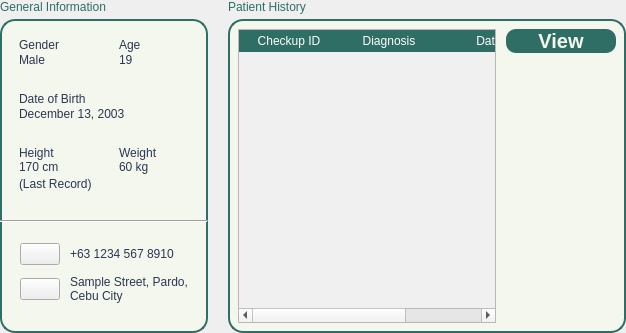
              <widget class="QWidget" name="PatInfo" native="true">
               <property name="sizePolicy">
                <sizepolicy hsizetype="Preferred" vsizetype="Expanding">
                 <horstretch>0</horstretch>
                 <verstretch>0</verstretch>
                </sizepolicy>
               </property>
               <property name="styleSheet">
                <string notr="true">#PatGenInfo, #HistoryCon {
	background-color: #F4F7ED;
	border: 2px solid #2E6E65;
	border-radius: 15px;
}
QLabel {
	font: 12pt &quot;Lexend&quot;;
	color: #2B3752;
}
#PatGender, #PatAge, #PatDoB, #PatContact, #PatAddress, #PatHeight, #PatWeight, #TransactionID, #Diagnosis, #TransactionDate {
	font: 500 15pt &quot;Lexend&quot;;
}
#title, #title_2, #title_3 {
	font: 10pt &quot;Lexend&quot;;
}
#Header_3, #Header_2 {
	color: #2E6E65;
	font: 700 15pt &quot;Lexend&quot;;
}
#HistoryObject {
	background-color: rgba(46, 110, 101, 0.3);
	border-radius: 15px;
}
Line {
	background-color: #2E6E65;
	max-height: 2px;
}
#LastRecord {
	font: 300 10pt &quot;Lexend Light&quot;;
}</string>
               </property>
               <layout class="QHBoxLayout" name="horizontalLayout_5">
                <property name="spacing">
                 <number>20</number>
                </property>
                <property name="leftMargin">
                 <number>0</number>
                </property>
                <property name="topMargin">
                 <number>0</number>
                </property>
                <property name="rightMargin">
                 <number>0</number>
                </property>
                <property name="bottomMargin">
                 <number>0</number>
                </property>
                <item alignment="Qt::AlignTop">
                 <widget class="QWidget" name="PatGen" native="true">
                  <layout class="QVBoxLayout" name="verticalLayout_19">
                   <property name="spacing">
                    <number>5</number>
                   </property>
                   <property name="leftMargin">
                    <number>0</number>
                   </property>
                   <property name="topMargin">
                    <number>0</number>
                   </property>
                   <property name="rightMargin">
                    <number>0</number>
                   </property>
                   <property name="bottomMargin">
                    <number>0</number>
                   </property>
                   <item alignment="Qt::AlignTop">
                    <widget class="QLabel" name="Header_3">
                     <property name="text">
                      <string>General Information</string>
                     </property>
                    </widget>
                   </item>
                   <item alignment="Qt::AlignLeft">
                    <widget class="QWidget" name="PatGenInfo" native="true">
                     <property name="styleSheet">
                      <string notr="true"/>
                     </property>
                     <layout class="QVBoxLayout" name="verticalLayout_9">
                      <property name="spacing">
                       <number>10</number>
                      </property>
                      <property name="leftMargin">
                       <number>0</number>
                      </property>
                      <property name="topMargin">
                       <number>10</number>
                      </property>
                      <property name="rightMargin">
                       <number>0</number>
                      </property>
                      <property name="bottomMargin">
                       <number>10</number>
                      </property>
                      <item>
                       <widget class="QWidget" name="widget_7" native="true">
                        <layout class="QVBoxLayout" name="verticalLayout_10">
                         <property name="spacing">
                          <number>25</number>
                         </property>
                         <item>
                          <widget class="QWidget" name="widget_9" native="true">
                           <layout class="QHBoxLayout" name="horizontalLayout_6">
                            <property name="spacing">
                             <number>30</number>
                            </property>
                            <property name="leftMargin">
                             <number>10</number>
                            </property>
                            <property name="topMargin">
                             <number>0</number>
                            </property>
                            <property name="rightMargin">
                             <number>10</number>
                            </property>
                            <property name="bottomMargin">
                             <number>0</number>
                            </property>
                            <item alignment="Qt::AlignTop">
                             <widget class="QWidget" name="widget_11" native="true">
                              <layout class="QVBoxLayout" name="verticalLayout_11">
                               <property name="spacing">
                                <number>1</number>
                               </property>
                               <property name="leftMargin">
                                <number>0</number>
                               </property>
                               <property name="topMargin">
                                <number>0</number>
                               </property>
                               <property name="rightMargin">
                                <number>0</number>
                               </property>
                               <property name="bottomMargin">
                                <number>0</number>
                               </property>
                               <item>
                                <widget class="QLabel" name="label">
                                 <property name="text">
                                  <string>Gender</string>
                                 </property>
                                </widget>
                               </item>
                               <item>
                                <widget class="QLabel" name="PatGender">
                                 <property name="text">
                                  <string>Male</string>
                                 </property>
                                </widget>
                               </item>
                              </layout>
                             </widget>
                            </item>
                            <item alignment="Qt::AlignTop">
                             <widget class="QWidget" name="widget_12" native="true">
                              <layout class="QVBoxLayout" name="verticalLayout_12">
                               <property name="spacing">
                                <number>1</number>
                               </property>
                               <property name="leftMargin">
                                <number>0</number>
                               </property>
                               <property name="topMargin">
                                <number>0</number>
                               </property>
                               <property name="rightMargin">
                                <number>0</number>
                               </property>
                               <property name="bottomMargin">
                                <number>0</number>
                               </property>
                               <item>
                                <widget class="QLabel" name="label_3">
                                 <property name="text">
                                  <string>Age</string>
                                 </property>
                                </widget>
                               </item>
                               <item>
                                <widget class="QLabel" name="PatAge">
                                 <property name="text">
                                  <string>19</string>
                                 </property>
                                </widget>
                               </item>
                              </layout>
                             </widget>
                            </item>
                           </layout>
                          </widget>
                         </item>
                         <item>
                          <widget class="QWidget" name="widget_10" native="true">
                           <layout class="QVBoxLayout" name="verticalLayout_13">
                            <property name="spacing">
                             <number>1</number>
                            </property>
                            <property name="leftMargin">
                             <number>10</number>
                            </property>
                            <property name="topMargin">
                             <number>0</number>
                            </property>
                            <property name="rightMargin">
                             <number>10</number>
                            </property>
                            <property name="bottomMargin">
                             <number>0</number>
                            </property>
                            <item>
                             <widget class="QLabel" name="label_5">
                              <property name="text">
                               <string>Date of Birth</string>
                              </property>
                             </widget>
                            </item>
                            <item>
                             <widget class="QLabel" name="PatDoB">
                              <property name="text">
                               <string>December 13, 2003</string>
                              </property>
                             </widget>
                            </item>
                           </layout>
                          </widget>
                         </item>
                         <item>
                          <widget class="QWidget" name="widget_14" native="true">
                           <layout class="QVBoxLayout" name="verticalLayout_17">
                            <property name="spacing">
                             <number>3</number>
                            </property>
                            <property name="leftMargin">
                             <number>10</number>
                            </property>
                            <property name="topMargin">
                             <number>0</number>
                            </property>
                            <property name="rightMargin">
                             <number>10</number>
                            </property>
                            <property name="bottomMargin">
                             <number>10</number>
                            </property>
                            <item>
                             <widget class="QWidget" name="widget_6" native="true">
                              <layout class="QHBoxLayout" name="horizontalLayout_8">
                               <property name="spacing">
                                <number>30</number>
                               </property>
                               <property name="leftMargin">
                                <number>0</number>
                               </property>
                               <property name="topMargin">
                                <number>0</number>
                               </property>
                               <property name="rightMargin">
                                <number>0</number>
                               </property>
                               <property name="bottomMargin">
                                <number>0</number>
                               </property>
                               <item>
                                <widget class="QWidget" name="widget_16" native="true">
                                 <layout class="QVBoxLayout" name="verticalLayout_15">
                                  <property name="spacing">
                                   <number>0</number>
                                  </property>
                                  <property name="leftMargin">
                                   <number>0</number>
                                  </property>
                                  <property name="topMargin">
                                   <number>0</number>
                                  </property>
                                  <property name="rightMargin">
                                   <number>0</number>
                                  </property>
                                  <property name="bottomMargin">
                                   <number>0</number>
                                  </property>
                                  <item>
                                   <widget class="QLabel" name="label_4">
                                    <property name="text">
                                     <string>Height</string>
                                    </property>
                                   </widget>
                                  </item>
                                  <item>
                                   <widget class="QLabel" name="PatHeight">
                                    <property name="text">
                                     <string>170 cm</string>
                                    </property>
                                   </widget>
                                  </item>
                                 </layout>
                                </widget>
                               </item>
                               <item>
                                <widget class="QWidget" name="widget_17" native="true">
                                 <layout class="QVBoxLayout" name="verticalLayout_16">
                                  <property name="spacing">
                                   <number>0</number>
                                  </property>
                                  <property name="leftMargin">
                                   <number>0</number>
                                  </property>
                                  <property name="topMargin">
                                   <number>0</number>
                                  </property>
                                  <property name="rightMargin">
                                   <number>0</number>
                                  </property>
                                  <property name="bottomMargin">
                                   <number>0</number>
                                  </property>
                                  <item>
                                   <widget class="QLabel" name="label_6">
                                    <property name="text">
                                     <string>Weight</string>
                                    </property>
                                   </widget>
                                  </item>
                                  <item>
                                   <widget class="QLabel" name="PatWeight">
                                    <property name="text">
                                     <string>60 kg</string>
                                    </property>
                                   </widget>
                                  </item>
                                 </layout>
                                </widget>
                               </item>
                              </layout>
                             </widget>
                            </item>
                            <item>
                             <widget class="QLabel" name="LastRecord">
                              <property name="text">
                               <string>(Last Record)</string>
                              </property>
                             </widget>
                            </item>
                           </layout>
                          </widget>
                         </item>
                        </layout>
                       </widget>
                      </item>
                      <item>
                       <widget class="Line" name="line">
                        <property name="orientation">
                         <enum>Qt::Horizontal</enum>
                        </property>
                       </widget>
                      </item>
                      <item alignment="Qt::AlignTop">
                       <widget class="QWidget" name="widget_8" native="true">
                        <layout class="QVBoxLayout" name="verticalLayout_14">
                         <property name="spacing">
                          <number>10</number>
                         </property>
                         <property name="leftMargin">
                          <number>20</number>
                         </property>
                         <property name="topMargin">
                          <number>10</number>
                         </property>
                         <property name="rightMargin">
                          <number>20</number>
                         </property>
                         <property name="bottomMargin">
                          <number>20</number>
                         </property>
                         <item>
                          <widget class="QWidget" name="widget_13" native="true">
                           <property name="sizePolicy">
                            <sizepolicy hsizetype="Expanding" vsizetype="Preferred">
                             <horstretch>0</horstretch>
                             <verstretch>0</verstretch>
                            </sizepolicy>
                           </property>
                           <layout class="QHBoxLayout" name="horizontalLayout_7">
                            <property name="spacing">
                             <number>10</number>
                            </property>
                            <property name="leftMargin">
                             <number>0</number>
                            </property>
                            <property name="topMargin">
                             <number>0</number>
                            </property>
                            <property name="rightMargin">
                             <number>0</number>
                            </property>
                            <property name="bottomMargin">
                             <number>0</number>
                            </property>
                            <item alignment="Qt::AlignLeft">
                             <widget class="QPushButton" name="pushButton">
                              <property name="text">
                               <string/>
                              </property>
                              <property name="icon">
                               <iconset resource="../Images/resources.qrc">
                                <normaloff>:/lucide/icons/phone.svg</normaloff>:/lucide/icons/phone.svg</iconset>
                              </property>
                              <property name="iconSize">
                               <size>
                                <width>30</width>
                                <height>30</height>
                               </size>
                              </property>
                             </widget>
                            </item>
                            <item alignment="Qt::AlignVCenter">
                             <widget class="QLabel" name="PatContact">
                              <property name="sizePolicy">
                               <sizepolicy hsizetype="Expanding" vsizetype="Preferred">
                                <horstretch>0</horstretch>
                                <verstretch>0</verstretch>
                               </sizepolicy>
                              </property>
                              <property name="text">
                               <string>+63 1234 567 8910</string>
                              </property>
                              <property name="alignment">
                               <set>Qt::AlignLeading</set>
                              </property>
                             </widget>
                            </item>
                           </layout>
                          </widget>
                         </item>
                         <item>
                          <widget class="QWidget" name="widget_15" native="true">
                           <property name="sizePolicy">
                            <sizepolicy hsizetype="Expanding" vsizetype="Preferred">
                             <horstretch>0</horstretch>
                             <verstretch>0</verstretch>
                            </sizepolicy>
                           </property>
                           <layout class="QHBoxLayout" name="horizontalLayout_9">
                            <property name="spacing">
                             <number>10</number>
                            </property>
                            <property name="leftMargin">
                             <number>0</number>
                            </property>
                            <property name="topMargin">
                             <number>0</number>
                            </property>
                            <property name="rightMargin">
                             <number>0</number>
                            </property>
                            <property name="bottomMargin">
                             <number>0</number>
                            </property>
                            <item alignment="Qt::AlignLeft">
                             <widget class="QPushButton" name="pushButton_3">
                              <property name="text">
                               <string/>
                              </property>
                              <property name="icon">
                               <iconset resource="../Images/resources.qrc">
                                <normaloff>:/lucide/icons/house.svg</normaloff>:/lucide/icons/house.svg</iconset>
                              </property>
                              <property name="iconSize">
                               <size>
                                <width>30</width>
                                <height>30</height>
                               </size>
                              </property>
                             </widget>
                            </item>
                            <item alignment="Qt::AlignVCenter">
                             <widget class="QLabel" name="PatAddress">
                              <property name="sizePolicy">
                               <sizepolicy hsizetype="Expanding" vsizetype="Preferred">
                                <horstretch>0</horstretch>
                                <verstretch>0</verstretch>
                               </sizepolicy>
                              </property>
                              <property name="text">
                               <string>Sample Street, Pardo, Cebu City</string>
                              </property>
                              <property name="alignment">
                               <set>Qt::AlignLeading</set>
                              </property>
                              <property name="wordWrap">
                               <bool>true</bool>
                              </property>
                             </widget>
                            </item>
                           </layout>
                          </widget>
                         </item>
                        </layout>
                       </widget>
                      </item>
                     </layout>
                    </widget>
                   </item>
                  </layout>
                 </widget>
                </item>
                <item>
                 <widget class="QWidget" name="PatHistory" native="true">
                  <property name="sizePolicy">
                   <sizepolicy hsizetype="Expanding" vsizetype="Preferred">
                    <horstretch>0</horstretch>
                    <verstretch>0</verstretch>
                   </sizepolicy>
                  </property>
                  <layout class="QVBoxLayout" name="verticalLayout_18">
                   <property name="spacing">
                    <number>5</number>
                   </property>
                   <property name="leftMargin">
                    <number>0</number>
                   </property>
                   <property name="topMargin">
                    <number>0</number>
                   </property>
                   <property name="rightMargin">
                    <number>0</number>
                   </property>
                   <property name="bottomMargin">
                    <number>0</number>
                   </property>
                   <item alignment="Qt::AlignTop">
                    <widget class="QLabel" name="Header_2">
                     <property name="text">
                      <string>Patient History</string>
                     </property>
                    </widget>
                   </item>
                   <item>
                    <widget class="QWidget" name="HistoryCon" native="true">
                     <property name="sizePolicy">
                      <sizepolicy hsizetype="Preferred" vsizetype="Expanding">
                       <horstretch>0</horstretch>
                       <verstretch>0</verstretch>
                      </sizepolicy>
                     </property>
                     <layout class="QHBoxLayout" name="horizontalLayout_10">
                      <property name="spacing">
                       <number>10</number>
                      </property>
                      <property name="leftMargin">
                       <number>10</number>
                      </property>
                      <property name="topMargin">
                       <number>10</number>
                      </property>
                      <property name="rightMargin">
                       <number>10</number>
                      </property>
                      <property name="bottomMargin">
                       <number>10</number>
                      </property>
                      <item>
                       <widget class="QScrollArea" name="scrollArea">
                        <property name="widgetResizable">
                         <bool>true</bool>
                        </property>
                        <widget class="QWidget" name="scrollAreaWidgetContents_2">
                         <property name="geometry">
                          <rect>
                           <x>0</x>
                           <y>0</y>
                           <width>426</width>
                           <height>571</height>
                          </rect>
                         </property>
                         <layout class="QVBoxLayout" name="verticalLayout_21">
                          <property name="spacing">
                           <number>0</number>
                          </property>
                          <property name="leftMargin">
                           <number>0</number>
                          </property>
                          <property name="topMargin">
                           <number>0</number>
                          </property>
                          <property name="rightMargin">
                           <number>0</number>
                          </property>
                          <property name="bottomMargin">
                           <number>0</number>
                          </property>
                          <item>
                           <widget class="QTableWidget" name="TransactionTable">
                            <property name="styleSheet">
                             <string notr="true">QTableWidget {
	background-color: #f0f0f0;
	gridline-color: transparent;
	border-radius: 10px;
}
QTableWidget::item {
	border: none;
	font:500 16pt &quot;Satoshi&quot;;
	color: #2B3752;
}
QTableWidget::item:selected {
	background-color: rgba(46, 110, 101, 0.3);
}
QTableWidget QHeaderView::section {
	background-color: #2E6E65;
	color: white;
	font: 700 15pt &quot;Satoshi&quot;;
	border: 2px solid #2E6E65;
}</string>
                            </property>
                            <attribute name="horizontalHeaderStretchLastSection">
                             <bool>true</bool>
                            </attribute>
                            <column>
                             <property name="text">
                              <string>Checkup ID</string>
                             </property>
                            </column>
                            <column>
                             <property name="text">
                              <string>Diagnosis</string>
                             </property>
                            </column>
                            <column>
                             <property name="text">
                              <string>Date</string>
                             </property>
                            </column>
                           </widget>
                          </item>
                         </layout>
                        </widget>
                       </widget>
                      </item>
                      <item alignment="Qt::AlignTop">
                       <widget class="QWidget" name="widget_2" native="true">
                        <property name="sizePolicy">
                         <sizepolicy hsizetype="Fixed" vsizetype="Preferred">
                          <horstretch>0</horstretch>
                          <verstretch>0</verstretch>
                         </sizepolicy>
                        </property>
                        <property name="minimumSize">
                         <size>
                          <width>110</width>
                          <height>0</height>
                         </size>
                        </property>
                        <property name="maximumSize">
                         <size>
                          <width>110</width>
                          <height>16777215</height>
                         </size>
                        </property>
                        <property name="styleSheet">
                         <string notr="true">QPushButton {
	font: 900 10pt &quot;Satoshi Black&quot;;
	background-color:  #2E6E65;
	border-radius: 10px;
	font-weight: bold;
	font-size: 20px;
	color: #F4F7ED;
	text-align: center;
}</string>
                        </property>
                        <layout class="QVBoxLayout" name="verticalLayout_20">
                         <property name="spacing">
                          <number>5</number>
                         </property>
                         <property name="leftMargin">
                          <number>0</number>
                         </property>
                         <property name="topMargin">
                          <number>0</number>
                         </property>
                         <property name="rightMargin">
                          <number>0</number>
                         </property>
                         <property name="bottomMargin">
                          <number>0</number>
                         </property>
                         <item>
                          <widget class="QPushButton" name="ViewCheckupButton">
                           <property name="text">
                            <string>View</string>
                           </property>
                          </widget>
                         </item>
                        </layout>
                       </widget>
                      </item>
                     </layout>
                    </widget>
                   </item>
                  </layout>
                 </widget>
                </item>
               </layout>
              </widget>
